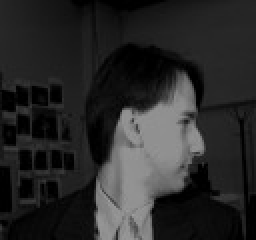
#> input picture TestSet/megak_left_angry_open.jpg, 128 x 120 px, given as the content of the folder TrainingSet, which was not available (shown 2 times larger)
$ python optimezer.py   (Python 2 division)
#> lines starting #> are read from the running program, lines starting #| are printed output that depends on the picture; pictures that were not available may be replaced by others from this repository, and a replacement may not be noted
### face_direction_predictor.py
import os
import pickle
from PIL import Image

import numpy as np

from NN_Implementation import NeuralNetMLP


class FaceDirectionPredictor(object):

    def __init__(self, labels=('left', 'straight', 'right',  'up')):
        self.file_label_number = 1
        self.labels = labels
        self.directions = {j: i for i, j in enumerate(self.labels)}
        self._model = object()
        self.l2 = 0.1
        self.l1 = 0.0
        self.epochs = 1000
        self.eta = 0.001
        self.alpha = 0.001
        self.decrease_const = 0.00001
        self.minibatches = 50

    def _labels_to_number(self, label):
        return self.directions[label]

    def _number_to_label(self, number):
        return self.labels[number]

    # [20 lines left out: functions compress_image, _pic_to_features, not called in this run]

    def _read_pics(self, folder="TrainingSet"):
        '''
        Reads all image and labels from given folder
        folder: TrainingSet or TestSet
        return: list of tuple of label and image matrix
        '''
        return [(np.asarray(Image.open(folder + "/" + i).convert('L')),
                 i.split('_')[self.file_label_number])
                for i in os.listdir(folder)]

    def _pic_to_X_y(self, folder="TrainingSet"):
        '''
        Convert traing set pictures to X and y
        return: tuple of X, y
        '''
        return map(np.asarray, zip(*[
            (
                self._pic_to_features(pic),
                self._labels_to_number(label)
            )
            for pic, label in self._read_pics()
        ]))

    def fit(self, version=""):
        '''
        Fits data for traing set
        '''
        pickle_file = 'models/%s%s.p' % (self.__class__.__name__, version)

        self._model = NeuralNetMLP(l2=self.l2, l1=self.l1, epochs=self.epochs,
                                   eta=self.eta, alpha=self.alpha,
                                   decrease_const=self.decrease_const,
                                   minibatches=self.minibatches, shuffle=True,
                                   random_state=1, n_output=4, n_features=960)

        if os.path.isfile(pickle_file):
            self._model = pickle.load(open(pickle_file, 'rb'))
        else:
            (X, y) = self._pic_to_X_y()
            self._model.fit(X, y)
            pickle.dump(self._model, open(pickle_file, 'wb'))

    def predict(self, pic):
        '''
        pic: np array of dimensions 120 x 128 representing an image
        return: String specifying direction that the subject is facing
        '''
        x = self._pic_to_features(pic)
        return self._number_to_label(self._model.predict(np.array([x]))[0])

    def __str__(self):
        return ' '.join([
            str(self.labels),
            "l2:", str(self.l2),
            "l1:", str(self.l1),
            "epochs:", str(self.epochs),
            "eta:", str(self.eta),
            "alpha:", str(self.alpha),
            "decrease_const:", str(self.decrease_const),
            "minibatches:", str(self.minibatches)
        ])

### emotion_felt_predictor.py
from face_direction_predictor import FaceDirectionPredictor
import numpy as np


class EmotionFeltPredictor(FaceDirectionPredictor):

    def __init__(self, labels=('neutral', 'sad', 'angry', 'happy')):
        super(self.__class__, self).__init__(labels)
        self.file_label_number = 2

    @staticmethod
    def compress_border(pic):
        x, y = pic.shape
        return pic[x / 4:x * 3 / 4, y / 4:y * 3 / 4]

    @staticmethod
    def compress_image(pic):
        """
        Compress image to half size
        pic: np array of dimensions M x N
        return: np array of dimensions M/2 x N/2
        """
        return np.array([
            pic[m:m + 2, n:n + 2].sum() / 4
            for m in range(0, pic.shape[0], 2)
            for n in range(0, pic.shape[1], 2)
        ]).reshape((pic.shape[0] / 2, pic.shape[1] / 2))

    def _pic_to_features(self, pic):
        '''
        Convert pictures to two time compressed feature array
        pic: np array of dimensions M x N
        return: np array of one dimensions with size M/4 * N/4
        '''
        return self.compress_image(self.compress_border(pic)).reshape(-1)

### NN_Implementation.py
__author__ = 'jarethmoyo'

import os
import struct
import numpy as np

import numpy as np
from scipy.special import expit
import sys


class NeuralNetMLP(object):
    """ Feedforward neural network / Multi-layer perceptron classifier.

    Parameters
    ------------
    n_output : int
      Number of output units, should be equal to the
      number of unique class labels.

    n_features : int
      Number of features (dimensions) in the target dataset.
      Should be equal to the number of columns in the X array.

    n_hidden : int (default: 30)
      Number of hidden units.

    l1 : float (default: 0.0)
      Lambda value for L1-regularization.
      No regularization if l1=0.0 (default)

    l2 : float (default: 0.0)
      Lambda value for L2-regularization.
      No regularization if l2=0.0 (default)

    epochs : int (default: 500)
      Number of passes over the training set.

    eta : float (default: 0.001)
      Learning rate.

    alpha : float (default: 0.0)
      Momentum constant. Factor multiplied with the
      gradient of the previous epoch t-1 to improve
      learning speed
      w(t) := w(t) - (grad(t) + alpha*grad(t-1))

    decrease_const : float (default: 0.0)
      Decrease constant. Shrinks the learning rate
      after each epoch via eta / (1 + epoch*decrease_const)

    shuffle : bool (default: True)
      Shuffles training data every epoch if True to prevent circles.

    minibatches : int (default: 1)
      Divides training data into k minibatches for efficiency.
      Normal gradient descent learning if k=1 (default).

    random_state : int (default: None)
      Set random state for shuffling and initializing the weights.

    Attributes
    -----------
    cost_ : list
      Sum of squared errors after each epoch.

    """
    def __init__(self, n_output, n_features, n_hidden=30,
                 l1=0.0, l2=0.0, epochs=500, eta=0.001,
                 alpha=0.0, decrease_const=0.0, shuffle=True,
                 minibatches=1, random_state=None):

        np.random.seed(random_state)
        self.n_output = n_output
        self.n_features = n_features
        self.n_hidden = n_hidden
        self.w1, self.w2 = self._initialize_weights()
        self.l1 = l1
        self.l2 = l2
        self.epochs = epochs
        self.eta = eta
        self.alpha = alpha
        self.decrease_const = decrease_const
        self.shuffle = shuffle
        self.minibatches = minibatches

    def _encode_labels(self, y, k):
        """Encode labels into one-hot representation

        Parameters
        ------------
        y : array, shape = [n_samples]
            Target values.

        Returns
        -----------
        onehot : array, shape = (n_labels, n_samples)

        """
        onehot = np.zeros((k, y.shape[0]))
        for idx, val in enumerate(y):
            onehot[val, idx] = 1.0
        return onehot

    def _initialize_weights(self):
        """Initialize weights with small random numbers."""
        w1 = np.random.uniform(-1.0, 1.0, size=self.n_hidden*(self.n_features + 1))
        w1 = w1.reshape(self.n_hidden, self.n_features + 1)
        w2 = np.random.uniform(-1.0, 1.0, size=self.n_output*(self.n_hidden + 1))
        w2 = w2.reshape(self.n_output, self.n_hidden + 1)
        return w1, w2

    def _sigmoid(self, z):
        """Compute logistic function (sigmoid)

        Uses scipy.special.expit to avoid overflow
        error for very small input values z.

        """
        # return 1.0 / (1.0 + np.exp(-z))
        return expit(z)

    def _sigmoid_gradient(self, z):
        """Compute gradient of the logistic function"""
        sg = self._sigmoid(z)
        return sg * (1 - sg)

    def _add_bias_unit(self, X, how='column'):
        """Add bias unit (column or row of 1s) to array at index 0"""
        if how == 'column':
            X_new = np.ones((X.shape[0], X.shape[1]+1))
            X_new[:, 1:] = X
        elif how == 'row':
            X_new = np.ones((X.shape[0]+1, X.shape[1]))
            X_new[1:, :] = X
        else:
            raise AttributeError('`how` must be `column` or `row`')
        return X_new

    def _feedforward(self, X, w1, w2):
        """Compute feedforward step

        Parameters
        -----------
        X : array, shape = [n_samples, n_features]
          Input layer with original features.

        w1 : array, shape = [n_hidden_units, n_features]
          Weight matrix for input layer -> hidden layer.

        w2 : array, shape = [n_output_units, n_hidden_units]
          Weight matrix for hidden layer -> output layer.

        Returns
        ----------
        a1 : array, shape = [n_samples, n_features+1]
          Input values with bias unit.

        z2 : array, shape = [n_hidden, n_samples]
          Net input of hidden layer.

        a2 : array, shape = [n_hidden+1, n_samples]
          Activation of hidden layer.

        z3 : array, shape = [n_output_units, n_samples]
          Net input of output layer.

        a3 : array, shape = [n_output_units, n_samples]
          Activation of output layer.

        """
        a1 = self._add_bias_unit(X, how='column')
        z2 = w1.dot(a1.T)
        a2 = self._sigmoid(z2)
        a2 = self._add_bias_unit(a2, how='row')
        z3 = w2.dot(a2)
        a3 = self._sigmoid(z3)
        return a1, z2, a2, z3, a3

    def _L2_reg(self, lambda_, w1, w2):
        """Compute L2-regularization cost"""
        return (lambda_/2.0) * (np.sum(w1[:, 1:] ** 2) + np.sum(w2[:, 1:] ** 2))

    def _L1_reg(self, lambda_, w1, w2):
        """Compute L1-regularization cost"""
        return (lambda_/2.0) * (np.abs(w1[:, 1:]).sum() + np.abs(w2[:, 1:]).sum())

    def _get_cost(self, y_enc, output, w1, w2):
        """Compute cost function.

        y_enc : array, shape = (n_labels, n_samples)
          one-hot encoded class labels.

        output : array, shape = [n_output_units, n_samples]
          Activation of the output layer (feedforward)

        w1 : array, shape = [n_hidden_units, n_features]
          Weight matrix for input layer -> hidden layer.

        w2 : array, shape = [n_output_units, n_hidden_units]
          Weight matrix for hidden layer -> output layer.

        Returns
        ---------
        cost : float
          Regularized cost.

        """
        term1 = -y_enc * (np.log(output))
        term2 = (1 - y_enc) * np.log(1 - output)
        cost = np.sum(term1 - term2)
        L1_term = self._L1_reg(self.l1, w1, w2)
        L2_term = self._L2_reg(self.l2, w1, w2)
        cost = cost + L1_term + L2_term
        return cost

    def _get_gradient(self, a1, a2, a3, z2, y_enc, w1, w2):
        """ Compute gradient step using backpropagation.

        Parameters
        ------------
        a1 : array, shape = [n_samples, n_features+1]
          Input values with bias unit.

        a2 : array, shape = [n_hidden+1, n_samples]
          Activation of hidden layer.

        a3 : array, shape = [n_output_units, n_samples]
          Activation of output layer.

        z2 : array, shape = [n_hidden, n_samples]
          Net input of hidden layer.

        y_enc : array, shape = (n_labels, n_samples)
          one-hot encoded class labels.

        w1 : array, shape = [n_hidden_units, n_features]
          Weight matrix for input layer -> hidden layer.

        w2 : array, shape = [n_output_units, n_hidden_units]
          Weight matrix for hidden layer -> output layer.

        Returns
        ---------

        grad1 : array, shape = [n_hidden_units, n_features]
          Gradient of the weight matrix w1.

        grad2 : array, shape = [n_output_units, n_hidden_units]
            Gradient of the weight matrix w2.

        """
        # backpropagation
        sigma3 = a3 - y_enc
        z2 = self._add_bias_unit(z2, how='row')
        sigma2 = w2.T.dot(sigma3) * self._sigmoid_gradient(z2)
        sigma2 = sigma2[1:, :]
        grad1 = sigma2.dot(a1)
        grad2 = sigma3.dot(a2.T)

        # regularize
        grad1[:, 1:] += (w1[:, 1:] * (self.l1 + self.l2))
        grad2[:, 1:] += (w2[:, 1:] * (self.l1 + self.l2))

        return grad1, grad2

    def predict(self, X):
        """Predict class labels

        Parameters
        -----------
        X : array, shape = [n_samples, n_features]
          Input layer with original features.

        Returns:
        ----------
        y_pred : array, shape = [n_samples]
          Predicted class labels.

        """
        if len(X.shape) != 2:
            raise AttributeError('X must be a [n_samples, n_features] array.\n'
                                 'Use X[:,None] for 1-feature classification,'
                                 '\nor X[[i]] for 1-sample classification')

        a1, z2, a2, z3, a3 = self._feedforward(X, self.w1, self.w2)
        y_pred = np.argmax(z3, axis=0)
        return y_pred

    def fit(self, X, y, print_progress=False):
        """ Learn weights from training data.

        Parameters
        -----------
        X : array, shape = [n_samples, n_features]
          Input layer with original features.

        y : array, shape = [n_samples]
          Target class labels.

        print_progress : bool (default: False)
          Prints progress as the number of epochs
          to stderr.

        Returns:
        ----------
        self

        """
        self.cost_ = []
        X_data, y_data = X.copy(), y.copy()
        y_enc = self._encode_labels(y, self.n_output)

        delta_w1_prev = np.zeros(self.w1.shape)
        delta_w2_prev = np.zeros(self.w2.shape)

        for i in range(self.epochs):

            # adaptive learning rate
            self.eta /= (1 + self.decrease_const*i)

            if print_progress:
                sys.stderr.write('\rEpoch: %d/%d' % (i+1, self.epochs))
                sys.stderr.flush()

            if self.shuffle:
                idx = np.random.permutation(y_data.shape[0])
                X_data, y_enc = X_data[idx], y_enc[:, idx]

            mini = np.array_split(range(y_data.shape[0]), self.minibatches)
            for idx in mini:

                # feedforward
                a1, z2, a2, z3, a3 = self._feedforward(X_data[idx], self.w1, self.w2)
                cost = self._get_cost(y_enc=y_enc[:, idx],
                                      output=a3,
                                      w1=self.w1,
                                      w2=self.w2)
                self.cost_.append(cost)

                # compute gradient via backpropagation
                grad1, grad2 = self._get_gradient(a1=a1, a2=a2,
                                                  a3=a3, z2=z2,
                                                  y_enc=y_enc[:, idx],
                                                  w1=self.w1,
                                                  w2=self.w2)

                delta_w1, delta_w2 = self.eta * grad1, self.eta * grad2
                self.w1 -= (delta_w1 + (self.alpha * delta_w1_prev))
                self.w2 -= (delta_w2 + (self.alpha * delta_w2_prev))
                delta_w1_prev, delta_w2_prev = delta_w1, delta_w2

        return self

### optimezer.py
import itertools
import logging

from sklearn.metrics import accuracy_score

from face_direction_predictor import FaceDirectionPredictor
from emotion_felt_predictor import EmotionFeltPredictor


LOG_FILENAME = 'logs/optimezer-max.log'
logging.basicConfig(filename=LOG_FILENAME, level=logging.DEBUG,)


class Optimezer:

    def __init__(self, predictor_class):
        self.predictor_class = predictor_class

    def small_scale(self):
        return [0] + [0.001 * 3**i for i in range(11)]

    def optimize(self):
        score = 0
        best_model = object()
        p = self.predictor_class()
        for l in itertools.permutations(p.labels):
            # [4 lines of commented-out code are left out]
            p = self.predictor_class(l)
            # [4 lines of commented-out code are left out]
            p.fit()
#> in compress_border, `x, y = pic.shape`: x = 120; y = 128
#> in compress_image, `return np.array([ pic[m:m + 2, n:n + 2].sum() / 4 for m in range(0, pi..`:
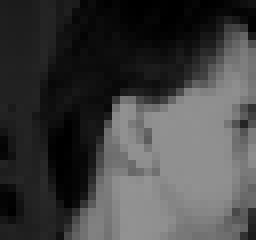
#> returned value: shape (30, 32) float64 (shown 8 times larger); min 0, max 148, mean 65.6
#> in fit, `(X, y) = self._pic_to_X_y()`: y = [2]
#> the loop in _encode_labels, `for idx, val in enumerate(y):` made 1 pass
#> after the loop in _encode_labels, `for idx, val in enumerate(y):`: onehot = [0, 0, 1, 0]
#> the loop in fit, `for i in range(self.epochs):` made 1000 passes
            t_score = self.accuracy(p)
            if t_score > score:
                score = t_score
                best_model = p
        return best_model

    def accuracy(self, model):
        logging.info(str(model))

        (matrixs, labels) = zip(*model._read_pics())
        predicted_labels = [model.predict(m) for m in matrixs]
        score = accuracy_score(labels, predicted_labels)
        logging.info('train accuracy: %s ' % score)

        (matrixs, labels) = zip(*model._read_pics('TestSet'))
#> call 3 of _read_pics, with folder = 'TestSet'
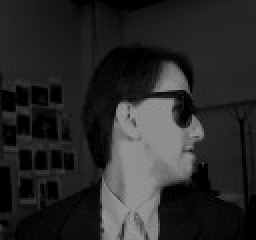
#> input picture TestSet/megak_left_angry_sunglasses.jpg, 128 x 120 px (shown 2 times larger)
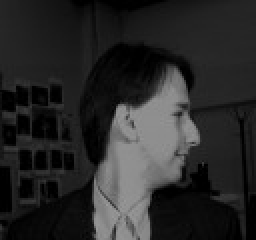
#> input picture TestSet/megak_left_happy_open.jpg, 128 x 120 px (shown 2 times larger)
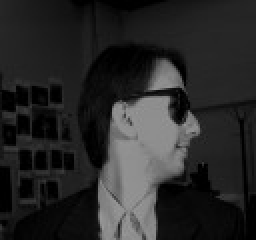
#> input picture TestSet/megak_left_happy_sunglasses.jpg, 128 x 120 px (shown 2 times larger)
        predicted_labels = [model.predict(m) for m in matrixs]
#> in predict, pic is the input picture: shape (120, 128); min 0, max 155, mean 40.8
#> in compress_image (call 5), `return np.array([ pic[m:m + 2, n:n + 2].sum() / 4 for m in range(0, pi..`:
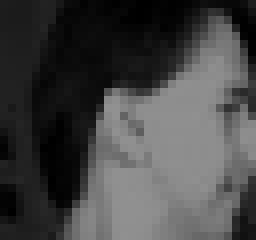
#> returned value: shape (30, 32) float64 (shown 8 times larger); min 0, max 145, mean 68.6
#> in predict, pic is the input picture: shape (120, 128); min 0, max 155, mean 40.7
#> in compress_border (call 6), `return pic[x / 4:x * 3 / 4, y / 4:y * 3 / 4]`:
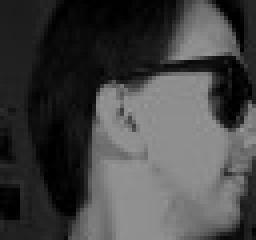
#> returned value: shape (60, 64) (shown 4 times larger); min 0, max 153, mean 67.7
#> in compress_image (call 6), `return np.array([ pic[m:m + 2, n:n + 2].sum() / 4 for m in range(0, pi..`:
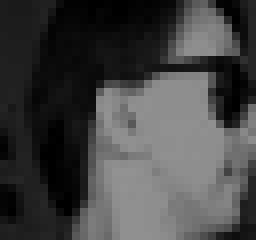
#> returned value: shape (30, 32) float64 (shown 8 times larger); min 0, max 145, mean 67.3
#> in predict, pic is the input picture: shape (120, 128); min 0, max 154, mean 40.4
        score = accuracy_score(labels, predicted_labels)
        logging.info('test accuracy: %s ' % score)
        return score


if __name__ == "__main__":
    o = Optimezer(EmotionFeltPredictor)
    print(o.optimize())
